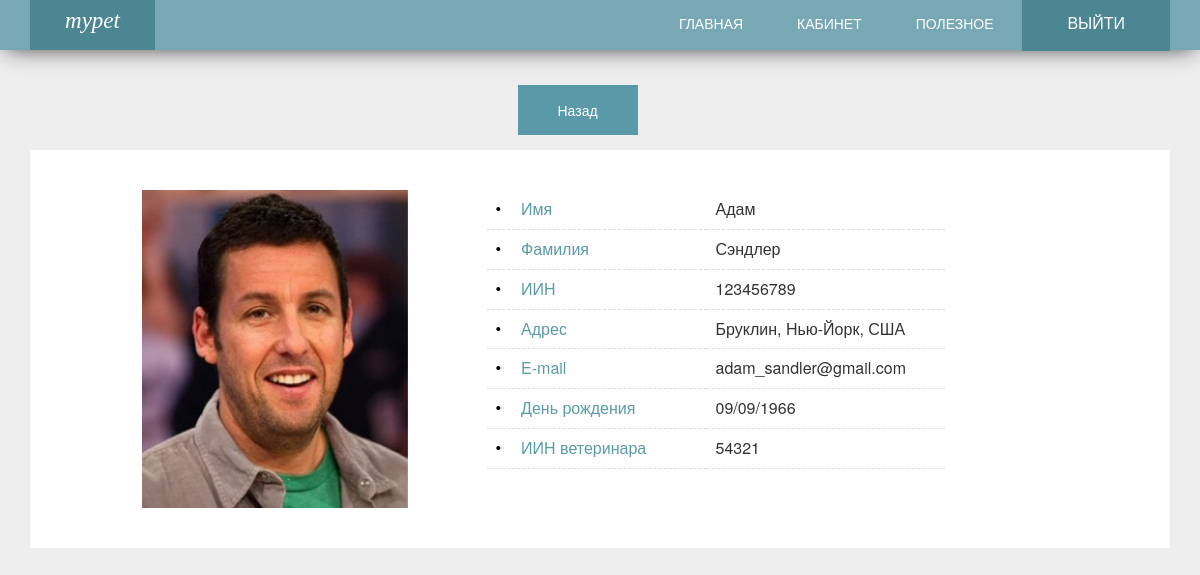
The page /user_page.php?userIIN=123456789 (signed in) on the database its author committed.
### tables this page shows
CREATE TABLE `users` (
  `userId` int(11) NOT NULL,
  `userName` varchar(50) NOT NULL,
  `userSurname` varchar(50) NOT NULL,
  `userIIN` int(15) NOT NULL,
  `userAddress` varchar(60) NOT NULL,
  `userEmail` varchar(60) NOT NULL,
  `userBirthdate` varchar(50) NOT NULL,
  `userPass` varchar(255) NOT NULL,
  `userType` int(11) NOT NULL,
  `userAvatar` varchar(100) NOT NULL
);

CREATE TABLE `doctor` (
  `id` int(11) NOT NULL,
  `doctorIIN` int(11) NOT NULL,
  `userName` varchar(60) NOT NULL,
  `userSurname` varchar(60) NOT NULL,
  `userIIN` int(11) NOT NULL
);

### user_page.php (the view, shortened to what this page needs)
<?php
	require_once 'dbconnect.php';
	$res=mysql_query("SELECT * FROM users WHERE userId=".$_SESSION['user']);
	$userRow=mysql_fetch_array($res);
?>
<html>
<head>
	<link rel="stylesheet" href="https://maxcdn.bootstrapcdn.com/bootstrap/3.3.7/css/bootstrap.min.css">
	<link rel="stylesheet" type="text/css" href="css/style.css"></link>
</head>
<body>
	<div class="total_cabinet">
		<div class="header container-fluid">
			<div class="container">
				<div class="in_header">
					<a href="index.php">
						<div class="logo">
							<p>mypet</p>
						</div>
					</a>
					<div class="right_header">
						<ul class="navbar_list">
							<li class="other"><a href="index.php">главная</a></li>
							<li class="other"><a href="cabinet.php">кабинет</a></li>
							<li class="other"><a href="poleznoe.php">полезное</a></li>
							<li class="login_button"><a href="logout.php?logout">выйти</a></li>
						</ul>
					</div>
				</div>
			</div>
		</div>
		<div class="container cabinet">
			<div class="row">
				<div class='col-lg-6 col-lg-offset-5' style='margin-top:50px'>
					<a type='button' href='cabinet.php' class='feed_page_back'>Назад</a>
				</div>
		    </div>
			<div class="info">
				<div class="row">
					<div class="col-lg-10 col-lg-offset-1">
						<div class="row">
							<?php
								$iin = $_GET['userIIN'];
							    $user_sql = "SELECT * FROM users WHERE userIIN='$iin'";
							    $user_res = mysql_query($user_sql, $conn);
							    while($parsed_user = mysql_fetch_array($user_res, MYSQL_ASSOC)) {
							?>
							<div class="col-lg-4">
								<img src="img/<?php
													if(!empty($parsed_user['userAvatar'])) {
														echo $parsed_user['userAvatar'];
													} else{
														echo "steve.png";
													}
												?>" class="info_image">
							</div>
							<div class="col-lg-6 right_info">
								<table class="table table-hover">
								    <tbody>
								        <tr>
									        <td class="td"><span class="left_circle">•</span>Имя</td>
									        <td><?php echo $parsed_user['userName']; ?></td>
								        </tr>
								        <tr>
									        <td class="td"><span class="left_circle">•</span>Фамилия</td>
									        <td><?php echo $parsed_user['userSurname']; ?></td>
								        </tr>
								        <tr>
									        <td class="td"><span class="left_circle">•</span>ИИН</td>
									        <td><?php echo $parsed_user['userIIN']; ?></td>
								        </tr>
								        <tr>
									        <td class="td"><span class="left_circle">•</span>Адрес</td>
									        <td><?php echo $parsed_user['userAddress']; ?></td>
								        </tr>
								        <tr>
									        <td class="td"><span class="left_circle">•</span>E-mail</td>
									        <td><?php echo $parsed_user['userEmail']; ?></td>
								        </tr>
								        <tr>
									        <td class="td"><span class="left_circle">•</span>День рождения</td>
									        <td><?php echo $parsed_user['userBirthdate']; ?></td>
								        </tr>
								        <?php
											if($userRow['userType']==0){
												echo "<tr>";
											    echo "<td class='td'><span class='left_circle'>•</span>Место работы</td>";
											    $clinic_sql = "SELECT * FROM clinic WHERE userIIN=".$parsed_user['userIIN'];
												$clinic_res = mysql_query($clinic_sql, $conn);
												if(! $clinic_res) {
													die('Could not get data: ' . mysql_error());
												}
												while($parsed_clinic = mysql_fetch_array($clinic_res, MYSQL_ASSOC)) {
											    	echo "<td>".$parsed_clinic['clinicName']."</td>";
											    }
										        echo "</tr>";
											}else{
												echo "<tr>";
											    echo "<td class='td'><span class='left_circle'>•</span>ИИН ветеринара</td>";
											    $doctor_sql = "SELECT * FROM doctor WHERE userIIN=".$parsed_user['userIIN'];
												$doctor_res = mysql_query($doctor_sql, $conn);
												while($parsed_doctor = mysql_fetch_array($doctor_res, MYSQL_ASSOC)) {
											    	echo "<td>".$parsed_doctor['doctorIIN']."</td>";
											    }
										        echo "</tr>";
											}
										}
								        ?>
								    </tbody>
								</table>
							</div>
						</div>
					</div>
				</div>
			</div>
		</div>
	</div>
</body>
</html>

### css/style.css (style rules this page uses)
* { font-style: "RobotoRegular", serif; margin: 0; padding: 0; }
html, body { height: 100%; }
.header { background-color: #78a8b3; height: 50px; -webkit-box-shadow: 0px 3px 25px -6px rgba(0,0,0,0.85); -moz-box-shadow: 0px 3px 25px -6px rgba(0,0,0,0.85); box-shadow: 0px 3px 25px -6px rgba(0,0,0,0.85); }
.logo { float: left; width: 125px; height: 50px; background-color: #4d8693; }
.logo p { padding-top: 5px; font-family: 'CaladeaBoldItalic', serif; text-align: center; color: white; font-size: 23px; font-style: italic; }
.right_header { float: right; }
.navbar_list { padding-top: 12px; list-style-type: none; }
.navbar_list li { display: inline; }
.navbar_list .other a { text-align: center; padding: 20px 25px 18px 25px; font-size: 14px; text-transform: uppercase; color: white; text-decoration: none; }
.login_button { background-color: #4d8693; margin: 0px !important; padding: 20px 25px 18px 25px !important; }
.login_button a { padding-left: 20px; padding-right: 20px !important; font-size: 16px; text-align: center; text-transform: uppercase; color: white; text-decoration: none; }
.feed_page_back { background-color: #5a9aa8; color: white; border: none; padding: 15px 40px; }
.total_cabinet { height: cover; min-height: 100%; background-color: #eeeeee; }
.info { margin-top: 30px; padding: 40px 0px; background-color: white; }
.info_image { width: 90%; opacity: 1; margin: 0 auto; display: block; height: auto; transition: .5s ease; backface-visibility: hidden; }
.right_info { margin-left: 35px; }
.td { color: #5a9aa8; width: 220px; }
.table>tbody>tr>td { border-top: none !important; border-bottom: 1px dashed #ddd !important; }
.left_circle { color: black; margin-right: 20px; }

### rows shown on the page
users: userAvatar (picture), userName "Адам", userSurname "Сэндлер", userIIN "123456789", userAddress "Бруклин, Нью-Йорк, США", userEmail "adam_sandler@gmail.com", userBirthdate "09/09/1966"
doctor: doctorIIN "54321"
